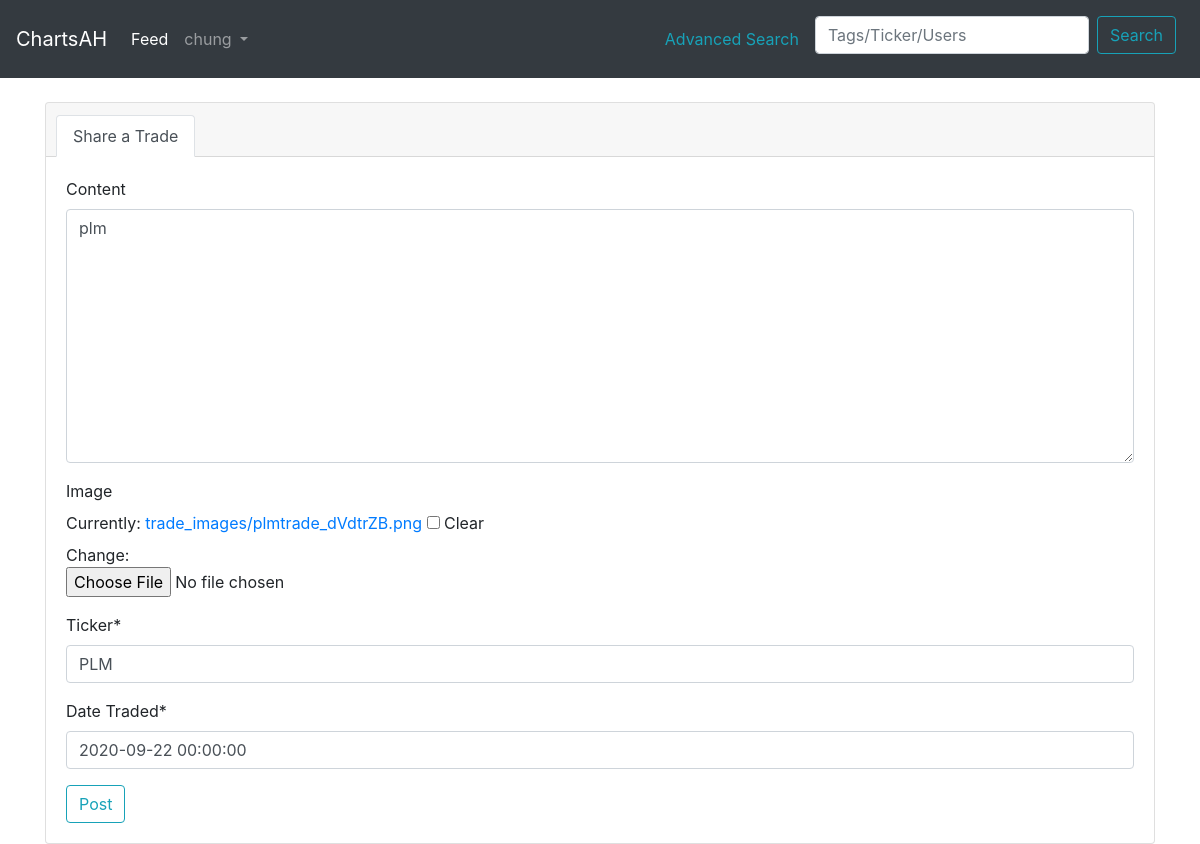
The page /post/83/update (signed in) on the database its author committed.
### main/models.py (models this page shows, shortened)
class Post(models.Model):
    user = models.ForeignKey(User, on_delete=models.CASCADE) #many to one relationship where many posts can be tied to one user
    content = models.TextField(blank=True, null=True)
    date_traded = models.DateTimeField(verbose_name= ('Date Traded'))
    image = models.ImageField(upload_to='trade_images', blank=True, null=True) #change blank = false later
    upvotes = models.ManyToManyField(User, blank=True, related_name='upvotes')
    total_upvotes = models.IntegerField(default='0')
    ticker = models.CharField(blank=False, null=True, max_length=5)
    tags = TaggableManager(blank=True, help_text=('Press Enter or comma to seperate tags.')) #erased help text
    date_posted = models.DateTimeField(default=timezone.now)

### main/views.py (the view, shortened to what this page needs)
# urls.py: path("post/<int:pk>/update", post_update_view.as_view(), name='post-update'),
class post_update_view(LoginRequiredMixin, UserPassesTestMixin, UpdateView):
     model = Post
     fields = ['content', 'image','ticker', 'date_traded', 'tags']
     def test_func(self):
          post = self.get_object() # get the post
          if self.request.user == post.user:
               return True
          return False

### main/templates/main/post_form.html (shortened to what this page needs)
{% extends 'main/header.html' %}
{% load crispy_forms_tags %}
{% block content %}
{% load static %}
<link rel="stylesheet" href="{% static 'tagsinput.css' %}"/>
<link rel="stylesheet" href="//code.jquery.com/ui/1.12.1/themes/smoothness/jquery-ui.css">
    <div class="card gedf-card">
        <div class="card-header">
            <ul class="nav nav-tabs card-header-tabs" id="myTab" role="tablist">
                <li class="nav-item">
                    <a class="nav-link active" id="posts-tab" data-toggle="tab" role="tab" aria-controls="posts" aria-selected="true">Share a Trade</a>
                </li>
            </ul>
        </div>
        <div class="card-body">
            <div class="tab-content" id="myTabContent">
                <div class="tab-pane fade show active" id="posts" role="tabpanel" aria-labelledby="posts-tab">
                    <div class="form-group">
                            <form method="POST" enctype="multipart/form-data">
                                {{form |crispy}}
                    </div>
                </div>
            </div>
            <div class="btn-toolbar justify-content-between">
                <div class="btn-group">
                    <button type="submit" class="btn btn-outline-info">Post</button>
                </div>
            </div>
        </div>
    </div>
{% endblock %}

### main/templates/main/includes/navbar.html (shortened to what this page needs)
<nav class="navbar navbar-expand-lg navbar-dark bg-dark">
  <a class="navbar-brand" href="/">ChartsAH</a>
  <div class="collapse navbar-collapse" id="navbarNavAltMarkup">
    <div class="navbar-nav">
      <a class="nav-link active" href="/feed">Feed</a>
      {% if user.is_authenticated %}
      <li class="nav-item dropdown">
        <a class="nav-link dropdown-toggle" href="#" id="navbarDropdownMenuLink" data-toggle="dropdown" aria-haspopup="true" aria-expanded="false">
         {{ user.username }}
        </a>
      </li>
      {% else %}
      <a class="nav-link" href="/login">Login</a>
      <a class="nav-link" href="/register">Register</a>
      {% endif %}
    </div>
  </div>
  <span class="nav-item dropdown">
    <a class="nav-link" href="/search/filter/"  aria-haspopup="true" aria-expanded="false" style="color:rgb(23,162,184)">
      Advanced Search
    </a>
  </span>
  <form class="form-inline" method="GET" action="{% url 'main:search' %}">
    <input class="form-control mt-2 mr-sm-2" type="search" placeholder="Tags/Ticker/Users" aria-label="Search" name="q" required>
    <button class="btn btn-outline-info mt-2 mr-sm-2" type="submit" value="Search">Search</button>
  </form>
</nav>

### rows shown on the page
Post: content "plm", ticker "PLM", date_traded "2020-09-22 00:00:00"

### other values the page prints
{{ user.username }} "chung"
